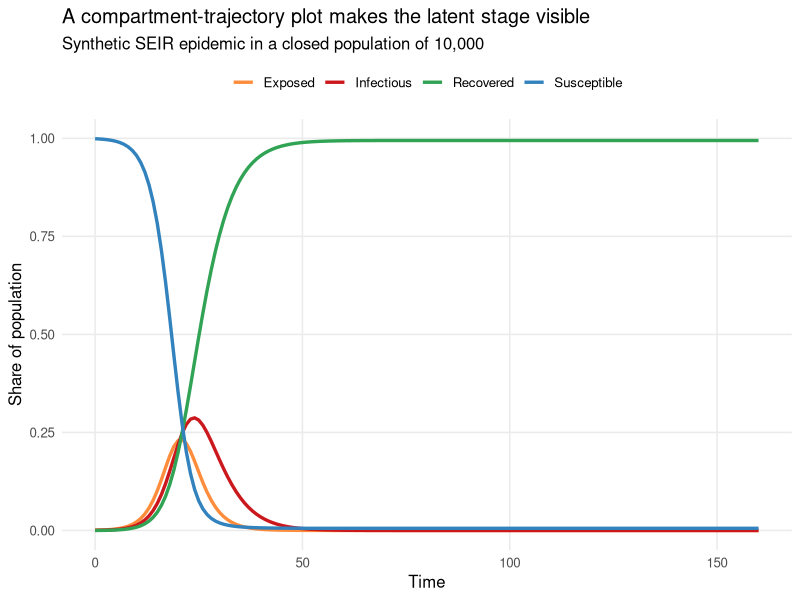
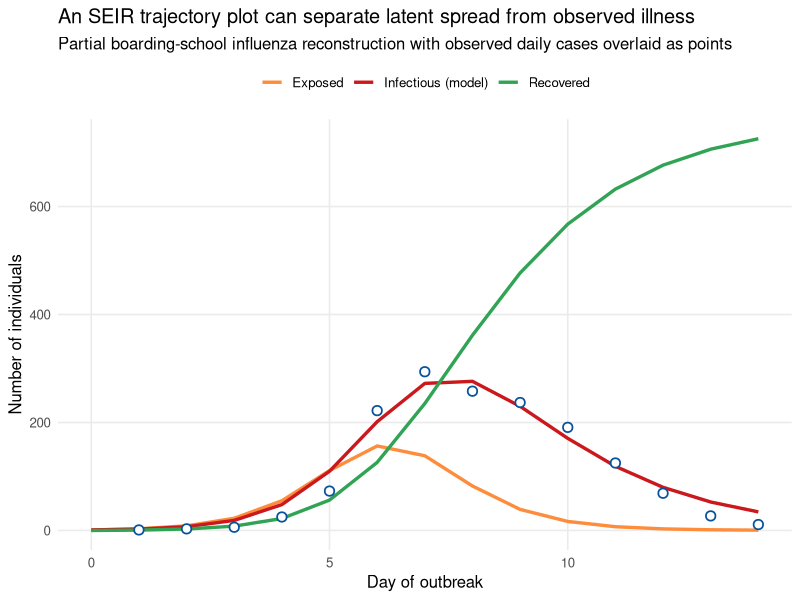

The R script that drew these images, in order:
## ---- chunk 1
library(dplyr)
library(ggplot2)
library(knitr)
library(deSolve)

format_numeric_table <- function(df, digits = 3) {
  numeric_cols <- vapply(df, is.numeric, logical(1))
  df[numeric_cols] <- lapply(df[numeric_cols], round, digits = digits)
  df
}

seir_ode <- function(t, state, parms) {
  with(as.list(c(state, parms)), {
    N <- S + E + I + R
    dS <- -beta * S * I / N
    dE <- beta * S * I / N - sigma * E
    dI <- sigma * E - gamma * I
    dR <- gamma * I
    list(c(dS, dE, dI, dR))
  })
}

solve_seir <- function(times, init, parms) {
  as.data.frame(
    deSolve::ode(y = init, times = times, func = seir_ode, parms = parms)
  )
}

make_seir_long <- function(sol, scale_denominator = NULL) {
  if (is.null(scale_denominator)) {
    scale_denominator <- sol$S[1] + sol$E[1] + sol$I[1] + sol$R[1]
  }

  bind_rows(
    data.frame(time = sol$time, compartment = "Susceptible", value = sol$S / scale_denominator),
    data.frame(time = sol$time, compartment = "Exposed", value = sol$E / scale_denominator),
    data.frame(time = sol$time, compartment = "Infectious", value = sol$I / scale_denominator),
    data.frame(time = sol$time, compartment = "Recovered", value = sol$R / scale_denominator)
  )
}

plot_seir_trajectories <- function(data, title, subtitle, y_label, palette) {
  ggplot(data, aes(x = time, y = value, color = compartment)) +
    geom_line(linewidth = 1.15) +
    scale_color_manual(values = palette) +
    labs(
      title = title,
      subtitle = subtitle,
      x = "Time",
      y = y_label,
      color = NULL
    ) +
    theme_minimal(base_size = 12) +
    theme(
      legend.position = "top",
      panel.grid.minor = element_blank()
    )
}
## ---- chunk 2
synthetic_init <- c(S = 9990, E = 5, I = 5, R = 0)
synthetic_parms <- c(beta = 1.15, sigma = 0.35, gamma = 0.22)
synthetic_times <- 0:160

synthetic_sol <- solve_seir(
  times = synthetic_times,
  init = synthetic_init,
  parms = synthetic_parms
)

synthetic_long <- make_seir_long(synthetic_sol, scale_denominator = 10000)

synthetic_summary <- data.frame(
  quantity = c(
    "Peak exposed share",
    "Peak infectious share",
    "Day of exposed peak",
    "Day of infectious peak",
    "Final recovered share"
  ),
  value = c(
    max(synthetic_sol$E / 10000),
    max(synthetic_sol$I / 10000),
    synthetic_sol$time[which.max(synthetic_sol$E)],
    synthetic_sol$time[which.max(synthetic_sol$I)],
    tail(synthetic_sol$R / 10000, 1)
  )
)

knitr::kable(
  format_numeric_table(synthetic_summary, digits = 3),
  caption = "Key features of the synthetic SEIR trajectory"
)
## ---- chunk 3
synthetic_palette <- c(
  "Susceptible" = "#3182bd",
  "Exposed" = "#fd8d3c",
  "Infectious" = "#cb181d",
  "Recovered" = "#31a354"
)

synthetic_plot <- plot_seir_trajectories(
  synthetic_long,
  title = "A compartment-trajectory plot makes the latent stage visible",
  subtitle = "Synthetic SEIR epidemic in a closed population of 10,000",
  y_label = "Share of population",
  palette = synthetic_palette
)

synthetic_plot
## ---- chunk 4
synthetic_turning_points <- data.frame(
  compartment = c("Exposed", "Infectious", "Recovered"),
  peak_or_final_day = c(
    synthetic_sol$time[which.max(synthetic_sol$E)],
    synthetic_sol$time[which.max(synthetic_sol$I)],
    max(synthetic_sol$time)
  ),
  peak_or_final_share = c(
    max(synthetic_sol$E / 10000),
    max(synthetic_sol$I / 10000),
    tail(synthetic_sol$R / 10000, 1)
  )
)

knitr::kable(
  format_numeric_table(synthetic_turning_points, digits = 3),
  caption = "Turning points highlighted by the synthetic SEIR figure"
)
## ---- chunk 5
boarding_outbreak <- data.frame(
  day = 1:14,
  observed_cases = c(1, 3, 6, 25, 73, 222, 294, 258, 237, 191, 125, 69, 27, 11)
)

boarding_objective <- function(theta) {
  beta <- exp(theta[1])
  sigma <- exp(theta[2])
  gamma <- exp(theta[3])

  sol <- solve_seir(
    times = 0:14,
    init = c(S = 761, E = 1, I = 1, R = 0),
    parms = c(beta = beta, sigma = sigma, gamma = gamma)
  )

  fitted_cases <- approx(sol$time, sol$I, xout = boarding_outbreak$day)$y
  sum((fitted_cases - boarding_outbreak$observed_cases)^2)
}

boarding_fit <- optim(
  par = log(c(1.7, 0.8, 0.5)),
  fn = boarding_objective,
  method = "Nelder-Mead",
  control = list(maxit = 300)
)

boarding_parms <- c(
  beta = exp(boarding_fit$par[1]),
  sigma = exp(boarding_fit$par[2]),
  gamma = exp(boarding_fit$par[3])
)

boarding_sol <- solve_seir(
  times = 0:14,
  init = c(S = 761, E = 1, I = 1, R = 0),
  parms = boarding_parms
)

boarding_plot_df <- bind_rows(
  data.frame(time = boarding_sol$time, compartment = "Exposed", value = boarding_sol$E),
  data.frame(time = boarding_sol$time, compartment = "Infectious (model)", value = boarding_sol$I),
  data.frame(time = boarding_sol$time, compartment = "Recovered", value = boarding_sol$R)
) |>
  mutate(compartment = factor(compartment, levels = c("Exposed", "Infectious (model)", "Recovered")))

boarding_compare <- data.frame(
  day = boarding_outbreak$day,
  observed_cases = boarding_outbreak$observed_cases,
  fitted_infectious = approx(boarding_sol$time, boarding_sol$I, xout = boarding_outbreak$day)$y
)

boarding_summary <- data.frame(
  parameter = c("beta", "sigma", "gamma", "RMSE"),
  value = c(
    boarding_parms["beta"],
    boarding_parms["sigma"],
    boarding_parms["gamma"],
    sqrt(mean((boarding_compare$observed_cases - boarding_compare$fitted_infectious)^2))
  )
)

knitr::kable(
  format_numeric_table(boarding_summary, digits = 3),
  caption = "Fitted parameters for the partial boarding-school SEIR approximation"
)

knitr::kable(
  format_numeric_table(boarding_compare, digits = 2),
  caption = "Observed and fitted daily infectious counts in the boarding-school outbreak"
)
## ---- chunk 6
boarding_palette <- c(
  "Exposed" = "#fd8d3c",
  "Infectious (model)" = "#cb181d",
  "Recovered" = "#31a354"
)

boarding_plot <- ggplot(boarding_plot_df, aes(x = time, y = value, color = compartment)) +
  geom_line(linewidth = 1.15) +
  geom_point(
    data = boarding_compare,
    aes(x = day, y = observed_cases),
    inherit.aes = FALSE,
    color = "#08519c",
    fill = "white",
    shape = 21,
    stroke = 0.9,
    size = 2.6
  ) +
  scale_color_manual(values = boarding_palette) +
  labs(
    title = "An SEIR trajectory plot can separate latent spread from observed illness",
    subtitle = "Partial boarding-school influenza reconstruction with observed daily cases overlaid as points",
    x = "Day of outbreak",
    y = "Number of individuals",
    color = NULL
  ) +
  theme_minimal(base_size = 12) +
  theme(
    legend.position = "top",
    panel.grid.minor = element_blank()
  )

boarding_plot
